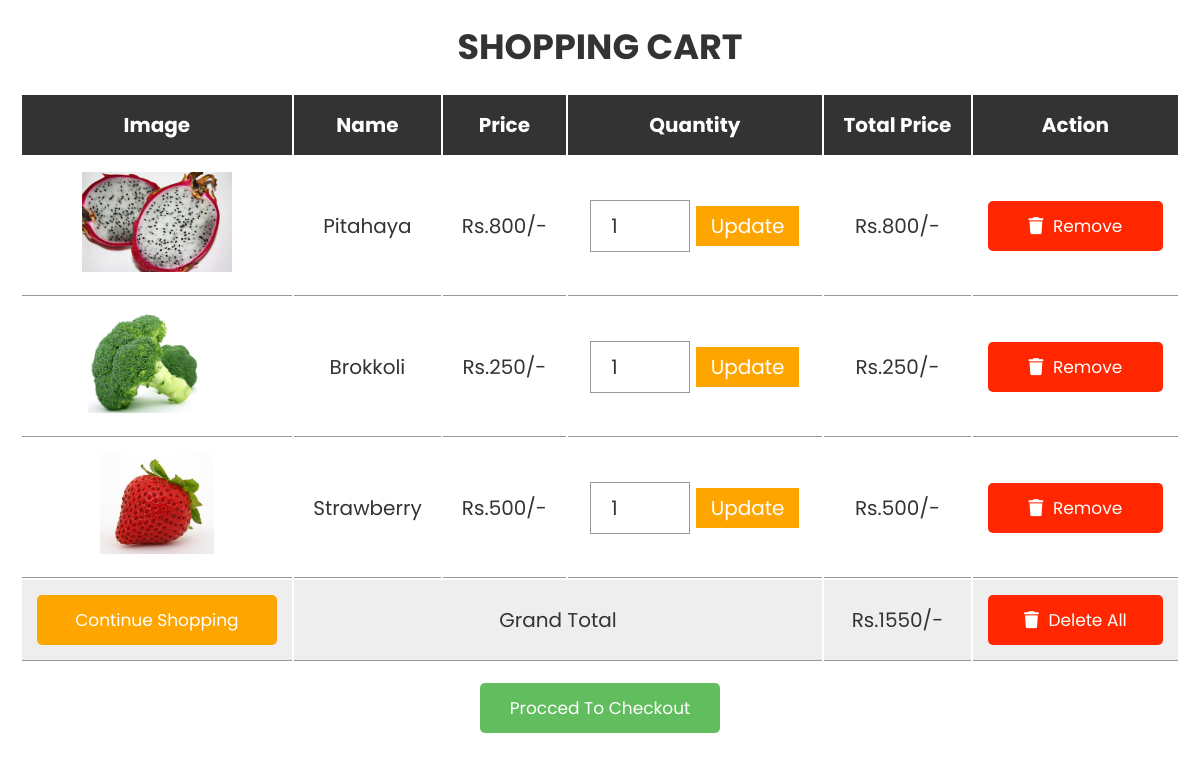
The app's page /carts/cart.php with its own data.
### tables this page shows
CREATE TABLE `cart` (
  `id` int(11) NOT NULL,
  `name` varchar(32) NOT NULL,
  `price` int(11) NOT NULL,
  `image` varchar(32) DEFAULT NULL,
  `quantity` int(11) NOT NULL
);

### carts/cart.php (the view, shortened to what this page needs)
<?php
include_once 'config.php';
?>
<!DOCTYPE html>
<html lang="en">
<head>
   <link rel="stylesheet" href="https://cdnjs.cloudflare.com/ajax/libs/font-awesome/6.0.0/css/all.min.css">
   <link rel="stylesheet" href="css/style.css">
</head>
<body>
<div class="container">
<section class="shopping-cart">
   <h1 class="heading">shopping cart</h1>
   <table>
      <thead>
         <th>image</th>
         <th>name</th>
         <th>price</th>
         <th>quantity</th>
         <th>total price</th>
         <th>action</th>
      </thead>
      <tbody>
         <?php
         $select_cart = mysqli_query($conn, "SELECT * FROM `cart`");
         $grand_total = 0;
         if(mysqli_num_rows($select_cart) > 0){
            while($fetch_cart = mysqli_fetch_assoc($select_cart)){
         ?>
         <tr>
            <td><img src="uploaded_img/<?php echo $fetch_cart['image']; ?>" height="100" alt=""></td>
            <td><?php echo $fetch_cart['name']; ?></td>
            <td>Rs.<?php echo number_format($fetch_cart['price']); ?>/-</td>
            <td>
               <form action="" method="post">
                  <input type="number" name="update_quantity" min="1"  value="<?php echo $fetch_cart['quantity']; ?>" >
                  <input type="submit" value="update" name="update_update_btn">
               </form>
            </td>
            <td>Rs.<?php echo $sub_total = number_format($fetch_cart['price'] * $fetch_cart['quantity']); ?>/-</td>
            <td><a href="cart.php?remove=<?php echo $fetch_cart['id']; ?>" onclick="return confirm('remove item from cart?')" class="delete-btn"> <i class="fas fa-trash"></i> remove</a></td>
         </tr>
         <?php
           $grand_total += $sub_total;
            };
         };
         ?>
         <tr class="table-bottom">
            <td><a href="products.php" class="option-btn" style="margin-top: 0;">continue shopping</a></td>
            <td colspan="3">grand total</td>
            <td>Rs.<?php echo $grand_total; ?>/-</td>
            <td><a href="cart.php?delete_all" onclick="return confirm('are you sure you want to delete all?');" class="delete-btn"> <i class="fas fa-trash"></i> delete all </a></td>
         </tr>
      </tbody>
   </table>
   <div class="checkout-btn">
      <a href="checkout.php" class="btn <?= ($grand_total > 1)?'':'disabled'; ?>">procced to checkout</a>
   </div>
</section>
</div>
</body>
</html>

### carts/css/style.css (style rules this page uses)
* { font-family: 'Poppins', sans-serif; margin:0; padding:0; box-sizing: border-box; border:none; text-decoration: none; text-transform: capitalize; }
html { font-size: 62.5%; overflow-x: hidden; }
.container { max-width: 1200px; margin:0 auto; }
section { padding:2rem; }
.heading { text-align: center; font-size: 3.5rem; text-transform: uppercase; color:#333; margin-bottom: 2rem; }
.btn, .option-btn, .delete-btn { display: block; width: 100%; text-align: center; background-color: #62bd5e; color:#fff; font-size: 1.7rem; padding:1.2rem 3rem; border-radius: .5rem; cursor: pointer; margin-top: 1rem; }
.option-btn i, .delete-btn i { padding-right: .5rem; }
.option-btn { background-color: orange; }
.delete-btn { margin-top: 0; background-color: rgb(255, 38, 0); }
.shopping-cart table { text-align: center; width: 100%; }
.shopping-cart table thead th { padding:1.5rem; font-size: 2rem; color:#fff; background-color: #333; }
.shopping-cart table tr td { border-bottom: .1rem solid #999; padding:1.5rem; font-size: 2rem; color:#333; }
.shopping-cart table input[type="number"] { border: .1rem solid #999; padding:1rem 2rem; font-size: 2rem; color:#333; width: 10rem; }
.shopping-cart table input[type="submit"] { padding:.5rem 1.5rem; cursor: pointer; font-size: 2rem; background-color: orange; color:#fff; }
.shopping-cart table .table-bottom { background-color: #eee; }
.shopping-cart .checkout-btn { text-align: center; margin-top: 1rem; }
.shopping-cart .checkout-btn a { display: inline-block; width: auto; }

### records on screen
cart: image (picture), name "Pitahaya", price "800", update_quantity "1"
cart: image (picture), name "Brokkoli", price "250", update_quantity "1"
cart: image (picture), name "Strawberry", price "500", update_quantity "1"

### other values on screen
$grand_total "1550"
